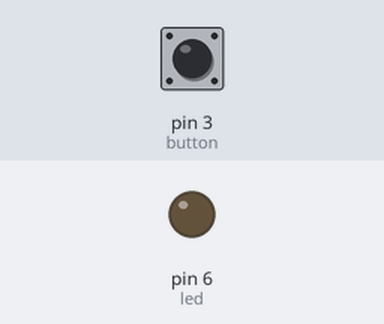
A sketch run on a simulated Arduino Uno, built with avr-gcc and run on an emulated ATmega328P. Shown: output pins drawn as LEDs (lit = HIGH). Inputs (shaded band) come from the test bench; at power-on: pin 3 (button) HIGH. What the sketch prints to the serial monitor is not drawn.

Above: at 1.2 s.
1.3 s: pin 3 (button) pulled LOW for 0.15 s
At 1.37 s:
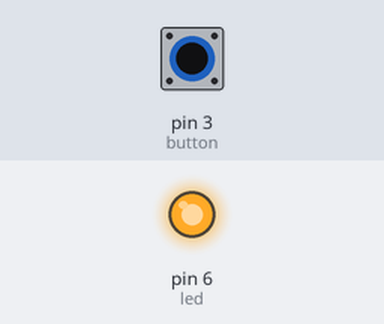
2.9 s: pin 3 (button) pulled LOW for 3.2 s
At 7.1 s:
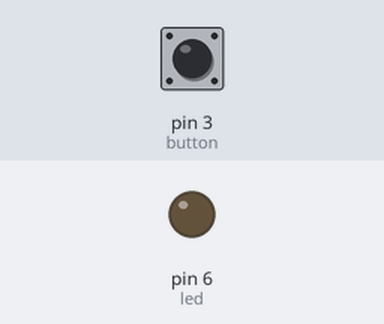
Timing chart, 0 to 8.6 s (numbered marks = the images above; inputs shaded):
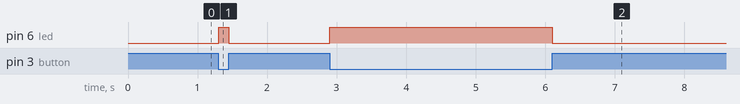

Measured:
- after the input at 1.3 s, pin 6 (led): LOW → HIGH at once, → LOW 0.15 s later
- after the input at 2.9 s, pin 6 (led): LOW → HIGH at once, → LOW 3.2 s later

The sketch:

3-7_button_push_LED.ino
```cpp
/*

  Button-controlled LED!
  Turn an LED on and off with a button

 */

// Name your pins
int led = 6;
int button = 3;

// The setup routine runs once when you start up the board or press reset
void setup() {

  // Set up your pins
  pinMode(led, OUTPUT);
  pinMode(button, INPUT_PULLUP);
  Serial.begin(9600);

}

// The loop part of your code runs over and over again, forever
void loop() {
  // read the buttonState value:
  int buttonState = digitalRead(button);
  // if the button is pressed (remember it will read LOW because the
  // pull up inverts it) turn on the LED. Otherwise, turn off the LED.
  if (buttonState == LOW) {
    digitalWrite(led, HIGH);
  } else {
    digitalWrite(led, LOW);
  }
  Serial.println(buttonState);
}
```
